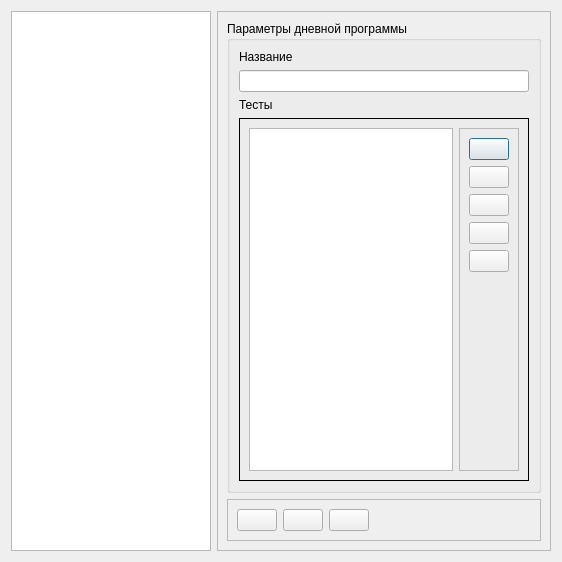
<?xml version="1.0" encoding="UTF-8"?>
<ui version="4.0">
 <class>DailyProgramsEditor</class>
 <widget class="QDialog" name="DailyProgramsEditor">
  <property name="geometry">
   <rect>
    <x>0</x>
    <y>0</y>
    <width>562</width>
    <height>562</height>
   </rect>
  </property>
  <property name="windowTitle">
   <string>Дневные программы</string>
  </property>
  <layout class="QHBoxLayout" name="horizontalLayout">
   <item>
    <widget class="QTreeView" name="tvPrograms">
     <property name="sizePolicy">
      <sizepolicy hsizetype="Expanding" vsizetype="Expanding">
       <horstretch>3</horstretch>
       <verstretch>0</verstretch>
      </sizepolicy>
     </property>
    </widget>
   </item>
   <item>
    <widget class="QFrame" name="frProgramParams">
     <property name="sizePolicy">
      <sizepolicy hsizetype="Preferred" vsizetype="Preferred">
       <horstretch>5</horstretch>
       <verstretch>0</verstretch>
      </sizepolicy>
     </property>
     <property name="frameShape">
      <enum>QFrame::StyledPanel</enum>
     </property>
     <property name="frameShadow">
      <enum>QFrame::Raised</enum>
     </property>
     <layout class="QVBoxLayout" name="verticalLayout_2">
      <item>
       <widget class="QGroupBox" name="gbDP">
        <property name="title">
         <string>Параметры дневной программы</string>
        </property>
        <layout class="QVBoxLayout" name="verticalLayout_3">
         <item>
          <widget class="QLabel" name="lblName">
           <property name="text">
            <string>Название</string>
           </property>
          </widget>
         </item>
         <item>
          <widget class="QLineEdit" name="edName"/>
         </item>
         <item>
          <widget class="QLabel" name="lblTests">
           <property name="text">
            <string>Тесты</string>
           </property>
          </widget>
         </item>
         <item>
          <widget class="QFrame" name="frTests">
           <property name="frameShape">
            <enum>QFrame::Panel</enum>
           </property>
           <property name="frameShadow">
            <enum>QFrame::Plain</enum>
           </property>
           <layout class="QHBoxLayout" name="horizontalLayout_3">
            <item>
             <widget class="QTreeView" name="tvTests"/>
            </item>
            <item>
             <widget class="QFrame" name="frTestsButtons">
              <property name="sizePolicy">
               <sizepolicy hsizetype="Fixed" vsizetype="Preferred">
                <horstretch>0</horstretch>
                <verstretch>0</verstretch>
               </sizepolicy>
              </property>
              <property name="frameShape">
               <enum>QFrame::StyledPanel</enum>
              </property>
              <property name="frameShadow">
               <enum>QFrame::Raised</enum>
              </property>
              <layout class="QVBoxLayout" name="verticalLayout">
               <item>
                <widget class="QPushButton" name="btnDPAddTest">
                 <property name="toolTip">
                  <string>Добавить тест в дневную программу...</string>
                 </property>
                 <property name="text">
                  <string/>
                 </property>
                 <property name="icon">
                  <iconset resource="../../kernel.qrc">
                   <normaloff>:/images/Plus.png</normaloff>:/images/Plus.png</iconset>
                 </property>
                 <property name="iconSize">
                  <size>
                   <width>32</width>
                   <height>32</height>
                  </size>
                 </property>
                </widget>
               </item>
               <item>
                <widget class="QPushButton" name="btnDPEditTestParams">
                 <property name="toolTip">
                  <string>Редактировать параметры теста в дневной программе...</string>
                 </property>
                 <property name="text">
                  <string/>
                 </property>
                 <property name="icon">
                  <iconset resource="../../kernel.qrc">
                   <normaloff>:/images/Edit.png</normaloff>:/images/Edit.png</iconset>
                 </property>
                 <property name="iconSize">
                  <size>
                   <width>32</width>
                   <height>32</height>
                  </size>
                 </property>
                </widget>
               </item>
               <item>
                <widget class="QPushButton" name="btnDPDelTest">
                 <property name="toolTip">
                  <string>Удалить тест из дневной программе...</string>
                 </property>
                 <property name="text">
                  <string/>
                 </property>
                 <property name="icon">
                  <iconset resource="../../kernel.qrc">
                   <normaloff>:/images/delete22.png</normaloff>:/images/delete22.png</iconset>
                 </property>
                 <property name="iconSize">
                  <size>
                   <width>32</width>
                   <height>32</height>
                  </size>
                 </property>
                </widget>
               </item>
               <item>
                <widget class="QPushButton" name="btnDPTestUp">
                 <property name="toolTip">
                  <string>Переместить тест на один шак к началу программы</string>
                 </property>
                 <property name="text">
                  <string/>
                 </property>
                 <property name="icon">
                  <iconset resource="../../kernel.qrc">
                   <normaloff>:/images/Connects/Up.png</normaloff>:/images/Connects/Up.png</iconset>
                 </property>
                 <property name="iconSize">
                  <size>
                   <width>32</width>
                   <height>32</height>
                  </size>
                 </property>
                </widget>
               </item>
               <item>
                <widget class="QPushButton" name="btnDPTestDn">
                 <property name="toolTip">
                  <string>Переместить тест на один шак к концу программы</string>
                 </property>
                 <property name="text">
                  <string/>
                 </property>
                 <property name="icon">
                  <iconset resource="../../kernel.qrc">
                   <normaloff>:/images/Connects/Down.png</normaloff>:/images/Connects/Down.png</iconset>
                 </property>
                 <property name="iconSize">
                  <size>
                   <width>32</width>
                   <height>32</height>
                  </size>
                 </property>
                </widget>
               </item>
               <item>
                <spacer name="verticalSpacer">
                 <property name="orientation">
                  <enum>Qt::Vertical</enum>
                 </property>
                 <property name="sizeHint" stdset="0">
                  <size>
                   <width>20</width>
                   <height>40</height>
                  </size>
                 </property>
                </spacer>
               </item>
              </layout>
             </widget>
            </item>
           </layout>
          </widget>
         </item>
        </layout>
       </widget>
      </item>
      <item>
       <widget class="QFrame" name="frMainButtons">
        <property name="frameShape">
         <enum>QFrame::StyledPanel</enum>
        </property>
        <property name="frameShadow">
         <enum>QFrame::Raised</enum>
        </property>
        <layout class="QHBoxLayout" name="horizontalLayout_2">
         <item>
          <widget class="QPushButton" name="btnAddDP">
           <property name="toolTip">
            <string>Добавить дневную программу</string>
           </property>
           <property name="text">
            <string/>
           </property>
           <property name="icon">
            <iconset resource="../../kernel.qrc">
             <normaloff>:/images/add.png</normaloff>:/images/add.png</iconset>
           </property>
           <property name="iconSize">
            <size>
             <width>32</width>
             <height>32</height>
            </size>
           </property>
          </widget>
         </item>
         <item>
          <widget class="QPushButton" name="btnEditDP">
           <property name="toolTip">
            <string>Изменить дневную программу</string>
           </property>
           <property name="text">
            <string/>
           </property>
           <property name="icon">
            <iconset resource="../../kernel.qrc">
             <normaloff>:/images/MethodsEdit.png</normaloff>:/images/MethodsEdit.png</iconset>
           </property>
           <property name="iconSize">
            <size>
             <width>32</width>
             <height>32</height>
            </size>
           </property>
          </widget>
         </item>
         <item>
          <widget class="QPushButton" name="btnDelDP">
           <property name="toolTip">
            <string>Удалить дневную программу...</string>
           </property>
           <property name="text">
            <string/>
           </property>
           <property name="icon">
            <iconset resource="../../kernel.qrc">
             <normaloff>:/images/delete.png</normaloff>:/images/delete.png</iconset>
           </property>
           <property name="iconSize">
            <size>
             <width>32</width>
             <height>32</height>
            </size>
           </property>
          </widget>
         </item>
         <item>
          <spacer name="horizontalSpacer">
           <property name="orientation">
            <enum>Qt::Horizontal</enum>
           </property>
           <property name="sizeHint" stdset="0">
            <size>
             <width>40</width>
             <height>20</height>
            </size>
           </property>
          </spacer>
         </item>
        </layout>
       </widget>
      </item>
     </layout>
    </widget>
   </item>
  </layout>
 </widget>
 <resources>
  <include location="../../kernel.qrc"/>
 </resources>
 <connections>
  <connection>
   <sender>btnDPAddTest</sender>
   <signal>clicked()</signal>
   <receiver>DailyProgramsEditor</receiver>
   <slot>on_addTest()</slot>
   <hints>
    <hint type="sourcelabel">
     <x>511</x>
     <y>136</y>
    </hint>
    <hint type="destinationlabel">
     <x>563</x>
     <y>27</y>
    </hint>
   </hints>
  </connection>
  <connection>
   <sender>btnDPEditTestParams</sender>
   <signal>clicked()</signal>
   <receiver>DailyProgramsEditor</receiver>
   <slot>on_editTest()</slot>
   <hints>
    <hint type="sourcelabel">
     <x>513</x>
     <y>185</y>
    </hint>
    <hint type="destinationlabel">
     <x>562</x>
     <y>53</y>
    </hint>
   </hints>
  </connection>
  <connection>
   <sender>btnDPDelTest</sender>
   <signal>clicked()</signal>
   <receiver>DailyProgramsEditor</receiver>
   <slot>on_delTest()</slot>
   <hints>
    <hint type="sourcelabel">
     <x>502</x>
     <y>228</y>
    </hint>
    <hint type="destinationlabel">
     <x>564</x>
     <y>81</y>
    </hint>
   </hints>
  </connection>
  <connection>
   <sender>btnDPTestUp</sender>
   <signal>clicked()</signal>
   <receiver>DailyProgramsEditor</receiver>
   <slot>on_moveTestUp()</slot>
   <hints>
    <hint type="sourcelabel">
     <x>502</x>
     <y>282</y>
    </hint>
    <hint type="destinationlabel">
     <x>568</x>
     <y>106</y>
    </hint>
   </hints>
  </connection>
  <connection>
   <sender>btnDPTestDn</sender>
   <signal>clicked()</signal>
   <receiver>DailyProgramsEditor</receiver>
   <slot>on_moveTestDown()</slot>
   <hints>
    <hint type="sourcelabel">
     <x>503</x>
     <y>328</y>
    </hint>
    <hint type="destinationlabel">
     <x>561</x>
     <y>140</y>
    </hint>
   </hints>
  </connection>
  <connection>
   <sender>btnAddDP</sender>
   <signal>clicked()</signal>
   <receiver>DailyProgramsEditor</receiver>
   <slot>on_dpAdd()</slot>
   <hints>
    <hint type="sourcelabel">
     <x>254</x>
     <y>505</y>
    </hint>
    <hint type="destinationlabel">
     <x>559</x>
     <y>332</y>
    </hint>
   </hints>
  </connection>
  <connection>
   <sender>btnEditDP</sender>
   <signal>clicked()</signal>
   <receiver>DailyProgramsEditor</receiver>
   <slot>on_dpEdit()</slot>
   <hints>
    <hint type="sourcelabel">
     <x>314</x>
     <y>505</y>
    </hint>
    <hint type="destinationlabel">
     <x>562</x>
     <y>365</y>
    </hint>
   </hints>
  </connection>
  <connection>
   <sender>btnDelDP</sender>
   <signal>clicked()</signal>
   <receiver>DailyProgramsEditor</receiver>
   <slot>on_dpDel()</slot>
   <hints>
    <hint type="sourcelabel">
     <x>359</x>
     <y>509</y>
    </hint>
    <hint type="destinationlabel">
     <x>561</x>
     <y>420</y>
    </hint>
   </hints>
  </connection>
  <connection>
   <sender>tvPrograms</sender>
   <signal>activated(QModelIndex)</signal>
   <receiver>DailyProgramsEditor</receiver>
   <slot>on_selectDP(QModelIndex)</slot>
   <hints>
    <hint type="sourcelabel">
     <x>97</x>
     <y>98</y>
    </hint>
    <hint type="destinationlabel">
     <x>564</x>
     <y>182</y>
    </hint>
   </hints>
  </connection>
  <connection>
   <sender>tvPrograms</sender>
   <signal>clicked(QModelIndex)</signal>
   <receiver>DailyProgramsEditor</receiver>
   <slot>on_selectDP(QModelIndex)</slot>
   <hints>
    <hint type="sourcelabel">
     <x>165</x>
     <y>209</y>
    </hint>
    <hint type="destinationlabel">
     <x>562</x>
     <y>220</y>
    </hint>
   </hints>
  </connection>
 </connections>
 <slots>
  <slot>on_addTest()</slot>
  <slot>on_editTest()</slot>
  <slot>on_delTest()</slot>
  <slot>on_moveTestUp()</slot>
  <slot>on_moveTestDown()</slot>
  <slot>on_dpAdd()</slot>
  <slot>on_dpEdit()</slot>
  <slot>on_dpDel()</slot>
  <slot>on_selectDP(QModelIndex)</slot>
 </slots>
</ui>
